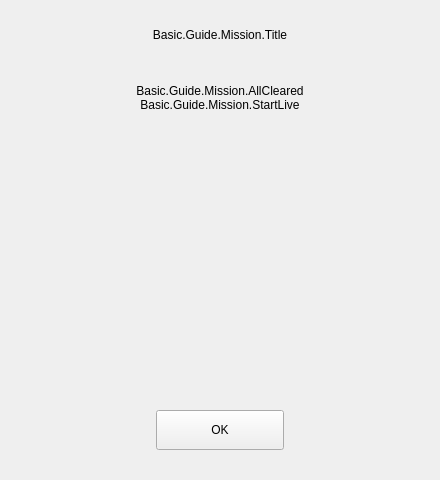
<?xml version="1.0" encoding="UTF-8"?>
<ui version="4.0">
 <class>AFQProgramGuideWidget</class>
 <widget class="QWidget" name="AFQProgramGuideWidget">
  <property name="geometry">
   <rect>
    <x>0</x>
    <y>0</y>
    <width>440</width>
    <height>480</height>
   </rect>
  </property>
  <property name="sizePolicy">
   <sizepolicy hsizetype="Fixed" vsizetype="Fixed">
    <horstretch>0</horstretch>
    <verstretch>0</verstretch>
   </sizepolicy>
  </property>
  <property name="minimumSize">
   <size>
    <width>440</width>
    <height>480</height>
   </size>
  </property>
  <property name="maximumSize">
   <size>
    <width>440</width>
    <height>480</height>
   </size>
  </property>
  <property name="windowTitle">
   <string>Form</string>
  </property>
  <property name="styleSheet">
   <string notr="true"/>
  </property>
  <layout class="QVBoxLayout" name="verticalLayout">
   <property name="spacing">
    <number>0</number>
   </property>
   <property name="leftMargin">
    <number>0</number>
   </property>
   <property name="topMargin">
    <number>0</number>
   </property>
   <property name="rightMargin">
    <number>0</number>
   </property>
   <property name="bottomMargin">
    <number>0</number>
   </property>
   <item>
    <widget class="QWidget" name="widget_GuideContentArea" native="true">
     <property name="sizePolicy">
      <sizepolicy hsizetype="Fixed" vsizetype="Fixed">
       <horstretch>0</horstretch>
       <verstretch>0</verstretch>
      </sizepolicy>
     </property>
     <property name="minimumSize">
      <size>
       <width>440</width>
       <height>480</height>
      </size>
     </property>
     <property name="maximumSize">
      <size>
       <width>440</width>
       <height>480</height>
      </size>
     </property>
     <layout class="QVBoxLayout" name="verticalLayout_3">
      <property name="spacing">
       <number>21</number>
      </property>
      <property name="leftMargin">
       <number>30</number>
      </property>
      <property name="topMargin">
       <number>28</number>
      </property>
      <property name="rightMargin">
       <number>30</number>
      </property>
      <property name="bottomMargin">
       <number>30</number>
      </property>
      <item>
       <widget class="QLabel" name="label_Title">
        <property name="text">
         <string>Basic.Guide.Mission.Title</string>
        </property>
        <property name="alignment">
         <set>Qt::AlignCenter</set>
        </property>
       </widget>
      </item>
      <item alignment="Qt::AlignHCenter">
       <widget class="QWidget" name="widget_GuideItemContainer" native="true">
        <layout class="QVBoxLayout" name="verticalLayout_GuideItemContainer">
         <property name="spacing">
          <number>10</number>
         </property>
         <property name="leftMargin">
          <number>0</number>
         </property>
         <property name="topMargin">
          <number>0</number>
         </property>
         <property name="rightMargin">
          <number>0</number>
         </property>
         <property name="bottomMargin">
          <number>0</number>
         </property>
        </layout>
       </widget>
      </item>
      <item>
       <widget class="QWidget" name="widget_AllClearTextArea" native="true">
        <layout class="QVBoxLayout" name="verticalLayout_2">
         <property name="spacing">
          <number>0</number>
         </property>
         <property name="leftMargin">
          <number>0</number>
         </property>
         <property name="topMargin">
          <number>0</number>
         </property>
         <property name="rightMargin">
          <number>0</number>
         </property>
         <property name="bottomMargin">
          <number>0</number>
         </property>
         <item>
          <widget class="QLabel" name="label_AllClear">
           <property name="text">
            <string>Basic.Guide.Mission.AllCleared</string>
           </property>
           <property name="alignment">
            <set>Qt::AlignCenter</set>
           </property>
           <property name="wordWrap">
            <bool>true</bool>
           </property>
          </widget>
         </item>
         <item>
          <widget class="QLabel" name="label_StartLive">
           <property name="text">
            <string>Basic.Guide.Mission.StartLive</string>
           </property>
           <property name="alignment">
            <set>Qt::AlignCenter</set>
           </property>
           <property name="wordWrap">
            <bool>true</bool>
           </property>
          </widget>
         </item>
        </layout>
       </widget>
      </item>
      <item>
       <spacer name="verticalSpacer">
        <property name="orientation">
         <enum>Qt::Vertical</enum>
        </property>
        <property name="sizeType">
         <enum>QSizePolicy::Preferred</enum>
        </property>
        <property name="sizeHint" stdset="0">
         <size>
          <width>20</width>
          <height>341</height>
         </size>
        </property>
       </spacer>
      </item>
      <item>
       <layout class="QHBoxLayout" name="horizontalLayout">
        <item>
         <spacer name="horizontalSpacer">
          <property name="orientation">
           <enum>Qt::Horizontal</enum>
          </property>
          <property name="sizeHint" stdset="0">
           <size>
            <width>40</width>
            <height>20</height>
           </size>
          </property>
         </spacer>
        </item>
        <item>
         <widget class="QPushButton" name="pushButton_OkBtn">
          <property name="sizePolicy">
           <sizepolicy hsizetype="Fixed" vsizetype="Fixed">
            <horstretch>0</horstretch>
            <verstretch>0</verstretch>
           </sizepolicy>
          </property>
          <property name="minimumSize">
           <size>
            <width>128</width>
            <height>40</height>
           </size>
          </property>
          <property name="maximumSize">
           <size>
            <width>128</width>
            <height>40</height>
           </size>
          </property>
          <property name="text">
           <string>OK</string>
          </property>
         </widget>
        </item>
        <item>
         <spacer name="horizontalSpacer_2">
          <property name="orientation">
           <enum>Qt::Horizontal</enum>
          </property>
          <property name="sizeHint" stdset="0">
           <size>
            <width>40</width>
            <height>20</height>
           </size>
          </property>
         </spacer>
        </item>
       </layout>
      </item>
     </layout>
    </widget>
   </item>
  </layout>
 </widget>
 <resources/>
 <connections/>
</ui>
